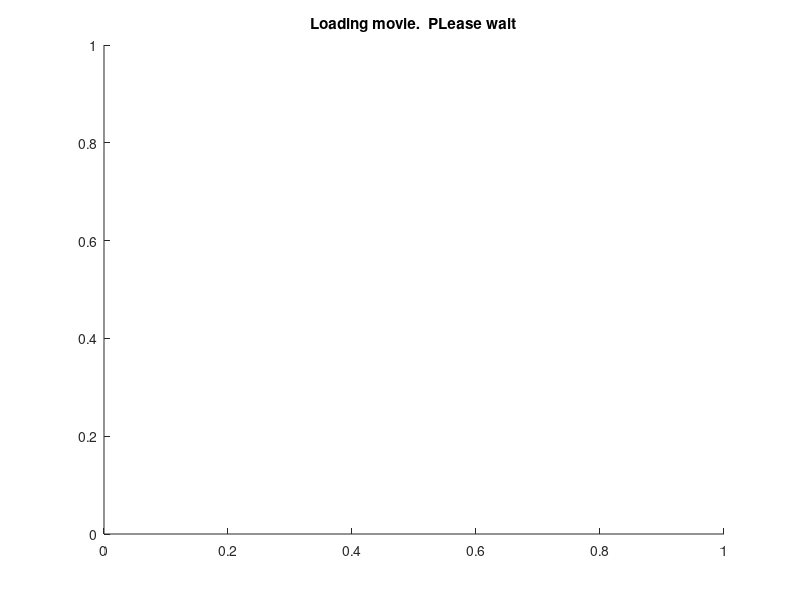

The MATLAB source for this figure: (Note: this script raises an error after producing the figure.)
%%%%%%%%%%%%%%%%%%%%%%%%%%%%%%%%%%%%
%
%  @Author Wei Yao & Aaron Becker
%
%  @brief  Loads frames from a movie, starting at frameNumber.  It then
%  displays frame frameNumber.  If a textfile of x,y positions exists for a
%  text file umbrelladata_##NUM##.csv, where ##NUM## <= frameNumber, it loads
%  draggable markers and displays these at those xy positions.  The user
%  then can drag exisiting markers onto the center of the umbrellas, delete
%  by right clicking, and add new markers by left clicking.  The user
%  presses <enter> to go to the next frame, which saves the current frame
%  xy positions as, then loads frame frameNumber+framesToSkip
%  as umbrelladata_frameNumber.csv
%
%  @Date
%%%%%%%%%%%%%%%%%%%%%%%%%%%%%%%%%%%%
%%

% you need the movie (vidName) in the same directory as the code
% you need a folder called 'manualPoints/' in the same directory as the
% code

function ManualTrackUmbrellas(frameNumber, framesToSkip)

if nargin < 2
    framesToSkip = 30;
end
if nargin <1
    frameNumber = 1;
end

vidName = 'UP Birdseye Footage MIT Prores Smaller.mp4';
dataFileName = 'manualPoints/';
titleString = 'Click to define object(s). Press <ENTER> to finish selection.';
figure(1)
imgax = gca;
hTitle       = title(imgax,'Loading movie.  PLease wait');
imghandle = imhandles(imgca);
parentfig = ancestor(imgax,'figure');
set(imgax,'ButtonDownFcn','');
set(imghandle,'ButtonDownFcn',@placePoint);
set(parentfig,'KeyPressFcn',  @noMorePoints);
requestedvar = 'MarkedPoints';



processVideo = true;

if processVideo
tic

display(['Loading video: ',vidName]) %about 4 seconds
vidBirdseye = VideoReader(vidName);
toc
nFrames = vidBirdseye.NumberOfFrames;
[cdata, bw] = loadFrame(vidBirdseye, frameNumber);
else
    k=1;
    rgb = imread(['KeyFrames/frameRel',num2str(k,'%07d'),'.tiff']);
    
    % convert rgb to YCbCr color space
    YCBCR = rgb2ycbcr(rgb);
        Ythresh = YCBCR(:,:,1)>32;
        % removes small blobs
        bw = bwareaopen(Ythresh,400);
        imshow(bw)
    
    %imshow(rgb)
end



    function placePoint(varargin)
        point_loc = get(imgax,'CurrentPoint');
        point_loc = point_loc(1,1:2);
        impoint2(imgax,point_loc);
        
          % save all the locations
        pointLocations = saveFrame();
    end

    function roi = impoint2(varargin)
        % impoint2: improved impoint object
        roi      = impoint(varargin{:});
        % Add a context menu for adding points
        l        = findobj(roi,'type','hggroup');
        uic      = unique( get(l,'UIContextMenu') );
        for u = 1:numel(uic)
            uimenu( uic(u), 'Label', 'Delete', 'Callback', @deleteROI )
        end
        
        function deleteROI(src,evt) %#ok
            delete(roi);
            saveFrame();   
        end
        
      
    end

    function [cdata, bw] = loadFrame(vidReader, frameNum)
        %loads video fream frameNum
        cdata = read(vidReader,frameNum); 
        % convert rgb to YCbCr color space
        YCBCRim = rgb2ycbcr(cdata);
        Ythreshim = YCBCRim(:,:,1)>32;
        % removes small blobs
        bw = bwareaopen(Ythreshim,400);
        %imshow(rgb)
        imshow(bw)
        imgax = gca;
        imghandle = imhandles(imgca);
        parentfig = ancestor(imgax,'figure');
        set(imgax,'ButtonDownFcn','');
        set(imghandle,'ButtonDownFcn',@placePoint);
        set(parentfig,'KeyPressFcn',  @noMorePoints);
        requestedvar = 'MarkedPoints';

        % TODO: Check if we we have any umbrella locations for this frame.  If so, delete markers and create new ones
        %impoint2(varargin)
            
        % try to load points from a data file.
        s = dir([dataFileName,'*.mat']); % s is structure array with fields name, 
                   % date, bytes, isdir
        file_list = {s.name}'; % convert the name field from the elements
                        % of the structure array into a cell array
                        % of strings.
        umbrellasClicked = 0;
        if numel(file_list) > 0
            cm = cell2mat(file_list);
            fileNums = str2num(cm(:,1:end-4));
            indx = find(fileNums<=frameNumber,1,'last'); 
            %
            data = load([dataFileName,num2str(fileNums(indx),'%07d')], 'pointLocations');
            
             for i = 1:size(data.pointLocations,1)
                impoint2(imgax,data.pointLocations(i,:));
             end 
             umbrellasClicked = size(data.pointLocations,1);
        end
        hTitle       = title(imgax,['Frame ', num2str(frameNumber),', ', titleString,' ', num2str(umbrellasClicked),' umbrellas']);
    end

    function pointLocations = saveFrame()
        roi = findall(imgax,'type','hggroup');
                pointLocations = NaN(numel(roi),2);
                for ii = 1:numel(roi)
                    tmp = get(roi(ii),'children');
                    pointLocations(ii,1) = get(tmp(1),'xdata');
                    pointLocations(ii,2) = get(tmp(1),'ydata');
                end
                assignin('base',requestedvar,pointLocations);
        imsz = size(get(imhandles(imgca),'CData')); %#ok<NASGU>
 
            save([dataFileName,num2str(frameNumber,'%07d')], 'pointLocations','imsz','frameNumber');
            set( hTitle, 'String', ['Frame ', num2str(frameNumber),', ', titleString,' ', num2str(size(pointLocations,1)),' umbrellas'])
   
    end

function pointLocations = noMorePoints(~,evt)
        finished  = strcmpi(evt.Key,'return');
        pointLocations = [];
        %TODO:  'c' to display bw or color images
        %       'd' to delete all markers
        if strcmpi(evt.Key,'d');
            roi = findall(imgax,'type','hggroup');
                for ii = 1:numel(roi)
                    delete(roi(ii));
                end
        end
        
        
        if finished
            % Delete title, reset original functionality
            %delete(findall(parentfig,'tag','markImagePoints'));

            set(imghandle,'ButtonDownFcn','');
            set(parentfig,'KeyPressFcn','');
                pointLocations = saveFrame();
      
            % delete current markers.
             roi = findall(imgax,'type','hggroup');
                for ii = 1:numel(roi)
                    delete(roi(ii));
                end
            
            
            % TODO: load the next frame.  
            frameNumber = frameNumber+framesToSkip;
            [cdata, bw] = loadFrame(vidBirdseye, frameNumber);
            
          
            
        end
        
    end


end
